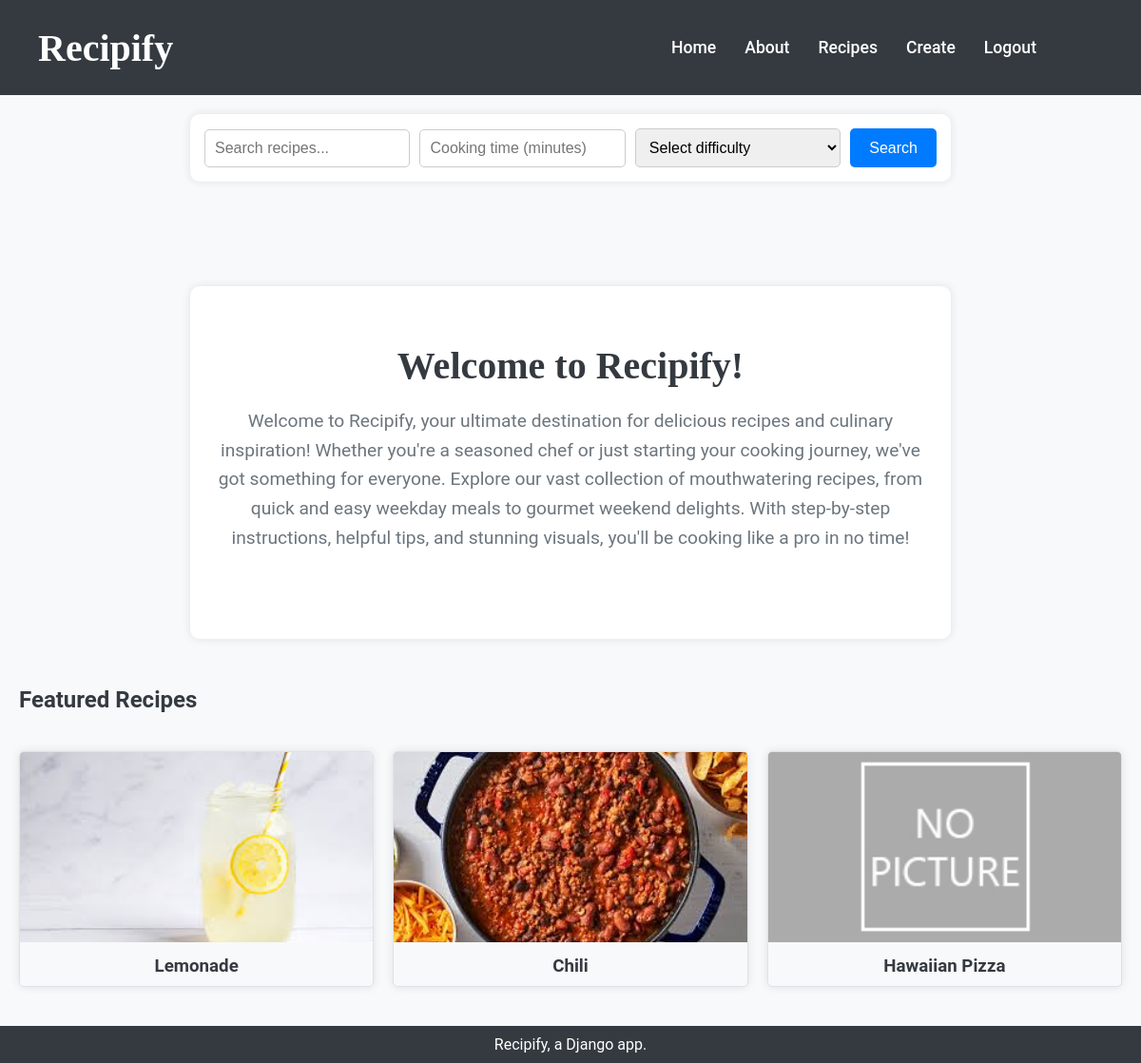
Before: /recipes/home/ (signed in) with the older database file.
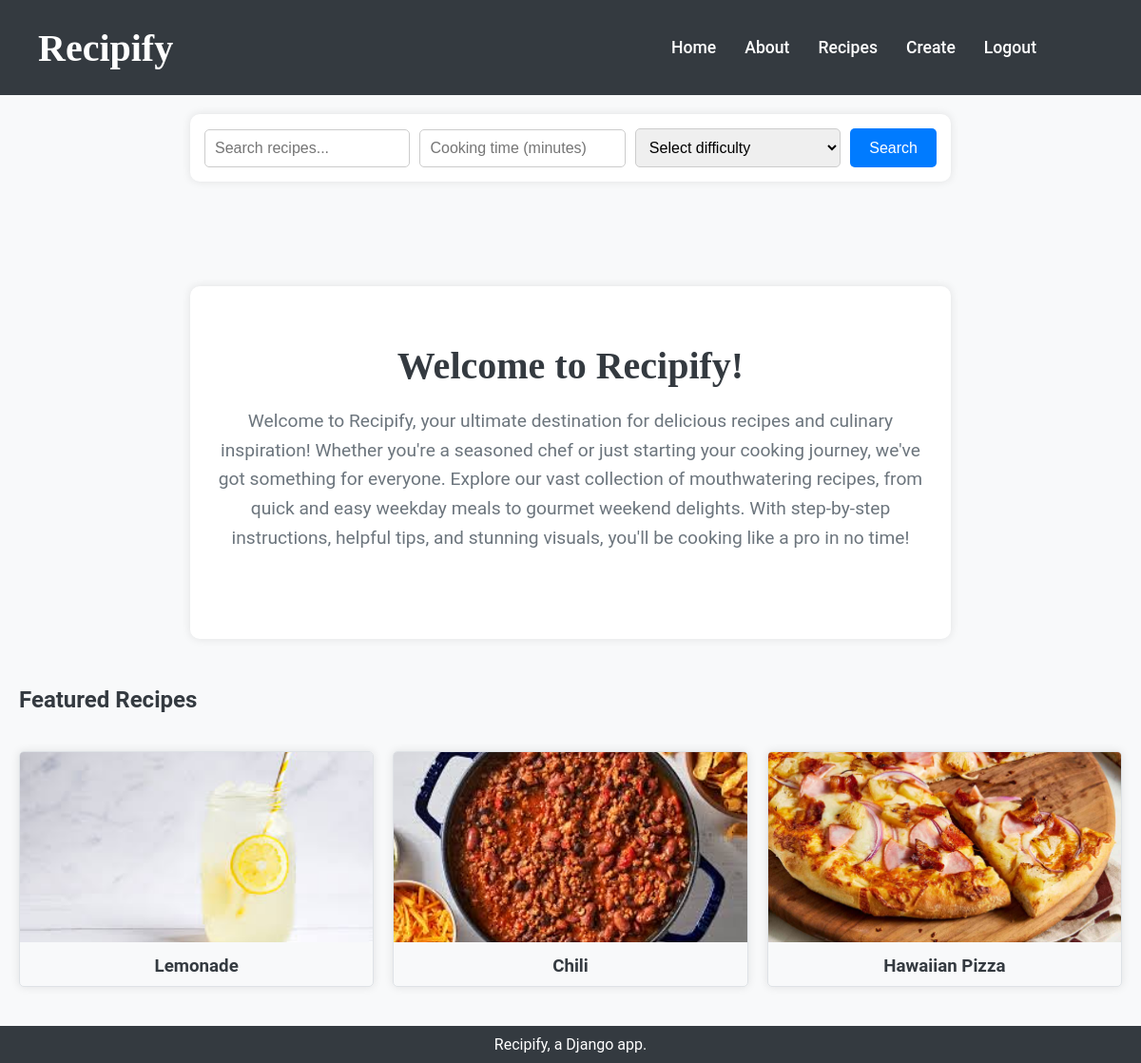
After: the same page with the newer database file.
### recipes/models.py (models this page shows, shortened)
class Recipe(models.Model):
    name = models.CharField(max_length=50)
    description = models.CharField(max_length=255, default="No description avaialble.")
    ingredients = models.CharField(max_length=255)
    cooking_time = models.IntegerField()
    difficulty = models.CharField(max_length=20)
    pic = models.ImageField(upload_to="recipes", default="no_picture.jpg")

### recipes/views.py (the view)
# urls.py: 2. Add a URL to urlpatterns:  path('', views.home, name='home')
@login_required
def home(request):
    featured_recipes = Recipe.objects.order_by("?")[:3]
    return render(
        request, "recipes/recipes_home.html", {"featured_recipes": featured_recipes}
    )

### recipes/templates/recipes/recipes_home.html (shortened to what this page needs)
{% load static %}
<!DOCTYPE html>
<html lang="en">
<head>
    <link rel="stylesheet" href="{% static 'css/styles.css' %}" />
</head>
<body>
    <header>
        <div class="header-container">
            <h1>Recipify</h1>
            <nav>
                <ul>
                    <li><a href="{% url 'recipes:home' %}">Home</a></li>
                    <li><a href="{% url 'recipes:about' %}">About</a></li>
                    <li><a href="{% url 'recipes:recipes_list' %}">Recipes</a></li>
                    <li><a href="{% url 'recipes:add_recipe' %}">Create</a></li>
                    <li><a href="{% url 'logout' %}">Logout</a></li>
                </ul>
            </nav>
        </div>
    </header>
    <div class="search-container">
        <form method="GET" action="{% url 'recipes:search_results' %}">
            <div class="form-group">
                <input type="text" name="query" id="id_query" placeholder="Search recipes..." class="search-input">
            </div>
            <div class="form-group">
                <input type="number" name="cooking_time" id="id_cooking_time" placeholder="Cooking time (minutes)" class="search-input">
            </div>
            <div class="form-group">
                <select name="difficulty" id="id_difficulty" class="search-select">
                    <option value="" selected disabled>Select difficulty</option>
                </select>
            </div>
            <button type="submit" class="search-btn">Search</button>
        </form>
    </div>
    <main class="about-app">
        <div class="about-content">
            <h1>Welcome to Recipify!</h1>
            <p>
                Welcome to Recipify, your ultimate destination for delicious recipes
                and culinary inspiration! Whether you're a seasoned chef or just
                starting your cooking journey, we've got something for everyone.
                Explore our vast collection of mouthwatering recipes, from quick and
                easy weekday meals to gourmet weekend delights. With step-by-step
                instructions, helpful tips, and stunning visuals, you'll be cooking
                like a pro in no time!
            </p>
        </div>
        <h2>Featured Recipes</h2>
        <section class="featured-recipes">
            <div class="recipe-grid">
                {% for recipe in featured_recipes %}
                <div class="recipe-card">
                    <a href="{% url 'recipes:recipe_detail' recipe.id %}">
                        <img src="{{ recipe.pic.url }}" alt="{{ recipe.name }}" />
                        <h3>{{ recipe.name }}</h3>
                    </a>
                </div>
                {% endfor %}
            </div>
        </section>
    </main>
    <footer>
        <p>Recipify, a Django app.</p>
    </footer>
</body>
</html>

### static/css/styles.css (style rules this page uses)
* { margin: 0; padding: 0; box-sizing: border-box; }
body { font-family: 'Roboto', sans-serif; background-color: #f8f9fa; color: #343a40; display: flex; flex-direction: column; min-height: 100vh; position: relative; }
header, nav, footer { background-color: #343a40; color: #fff; padding: 20px 40px; }
.header-container { display: flex; justify-content: space-between; align-items: center; }
header h1 { font-family: 'Playfair Display', serif; font-size: 2.5rem; font-weight: 700; }
nav a { text-decoration: none; color: #fff; font-weight: 500; font-size: 1.1rem; }
nav ul { list-style: none; display: flex; align-items: center; }
nav ul li { margin-right: 30px; }
main { padding: 40px 20px; flex-grow: 1; }
.about-content { text-align: center; padding: 60px 20px; background-color: #ffffff; border-radius: 10px; margin: 50px auto; max-width: 800px; box-shadow: 0px 0px 10px rgba(0, 0, 0, 0.1); }
.about-content h1 { font-family: 'Playfair Display', serif; font-size: 2.5rem; color: #343a40; margin-bottom: 20px; }
.about-content p { color: #6c757d; font-size: 1.2rem; line-height: 1.6; margin-bottom: 30px; }
.featured-recipes { margin: 40px auto; text-align: center; }
.featured-recipes .recipe-grid { display: grid; grid-template-columns: repeat(auto-fit, minmax(250px, 1fr)); gap: 20px; }
.featured-recipes .recipe-card { border: 1px solid #dee2e6; border-radius: 5px; overflow: hidden; box-shadow: 0px 0px 10px rgba(0, 0, 0, 0.1); transition: transform 0.3s ease; }
.featured-recipes .recipe-card a { display: block; text-decoration: none; color: #343a40; }
.featured-recipes .recipe-card img { width: 100%; height: 200px; object-fit: cover; }
.featured-recipes .recipe-card h3 { padding: 10px; text-align: center; margin: 0; }
.recipe-grid { display: grid; grid-template-columns: repeat(auto-fit, minmax(250px, 1fr)); gap: 20px; }
.recipe-card { border: 1px solid #ccc; border-radius: 5px; overflow: hidden; box-shadow: 0px 0px 10px rgba(0, 0, 0, 0.1); transition: transform 0.3s ease; }
.recipe-card a { display: block; text-decoration: none; color: #333; }
.recipe-card img { width: 100%; height: 200px; object-fit: cover; }
.recipe-card h3 { padding: 10px; text-align: center; margin: 0; }
form { display: flex; flex-direction: column; }
form input[type="text"], form input[type="password"] { padding: 10px; margin-bottom: 15px; border: 1px solid #ccc; border-radius: 5px; font-size: 1rem; }
.search-container { display: flex; justify-content: center; margin: 20px 0; }
.search-container form { display: grid; grid-template-columns: 1fr 1fr 1fr auto; gap: 10px; background-color: #ffffff; padding: 15px; border-radius: 10px; box-shadow: 0px 0px 10px rgba(0, 0, 0, 0.1); max-width: 800px; width: 100%; align-items: center; }
.search-container .form-group { display: flex; flex-direction: column; }
.search-container .search-input, .search-container .search-select { padding: 10px; border: 1px solid #ccc; margin-bottom: 0; border-radius: 5px; font-size: 1rem; width: 100%; transition: border-color 0.3s ease; }
.search-container .search-btn { background-color: #007bff; color: white; padding: 10px 20px; border: none; border-radius: 5px; cursor: pointer; font-size: 1rem; transition: background-color 0.3s ease; align-self: stretch; }
footer { background-color: #343a40; color: #fff; text-align: center; padding: 10px 0; position: absolute; bottom: 0; width: 100%; }

Changed rows visible on the page:
changed Recipe "Hawaiian Pizza": pic: picture added in place of a placeholder
